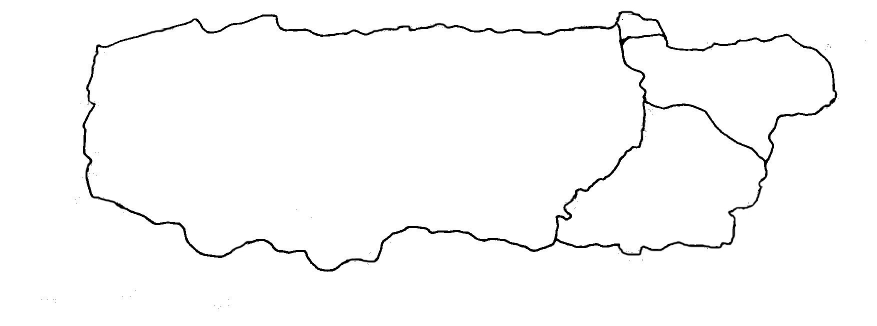
%> input picture 数学建模/code_practice/波多黎各_素.jpg, 1753 x 652 px (shown at 1/2 size)
$ octave Puerto_Rico.m   (GNU Octave 9; MATLAB toolbox functions it lacks are replaced by stand-ins)
%> lines starting %> are read from the running program, lines starting %| are printed output that depends on the picture; in (x1, y1, x2, y2) boxes, pixels count from 0 and x2, y2 are one past the last pixel; in counts of white or black regions, pixels touching at a corner belong together; the program's own positions count from 1
clear
close all
clc
%% preparation
rico=imread('波多黎各_素.jpg');
%> rico is the input picture: size 652x1753x3 uint8; min 0, max 255, mean 250.2
a=rico(:,:,1);
b=rico(:,:,2);
c=rico(:,:,3);

m=size(a,1);
%> m = 652
n=size(a,2);
%> n = 1753

hos_y=[45 78 30 239 113];
hos_x=[598 1151 1237 1302 1657];

%% 改色
for i=1:m
    for j=1:n

        if a(i,j)<200 && b(i,j)<200 && c(i,j)<200%黄色的路线改为黑色，其他为白色
            a(i,j)=0;
            b(i,j)=0;
            c(i,j)=0;
        else
            a(i,j)=255;
            b(i,j)=255;
            c(i,j)=255;
        end

    end
end
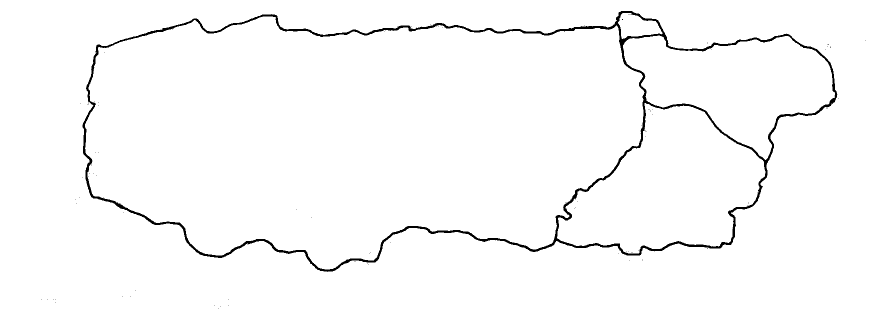
%> a: size 652x1753 uint8 (shown at 1/2 size); 98.1% white; 87 black regions (86 under 20 px), largest, box (x1, y1, x2, y2) and area: (165, 22, 1675, 544) 21624

% [53 lines of commented-out code are left out]

%% plot
new_rico(:,:,1)=a;
new_rico(:,:,2)=b;
new_rico(:,:,3)=c;
imshow(new_rico);%图中，长为x，宽为y，矩阵中颠倒

text(hos_x,hos_y,'o','color','r');
text(1209,78,'o','color','g');
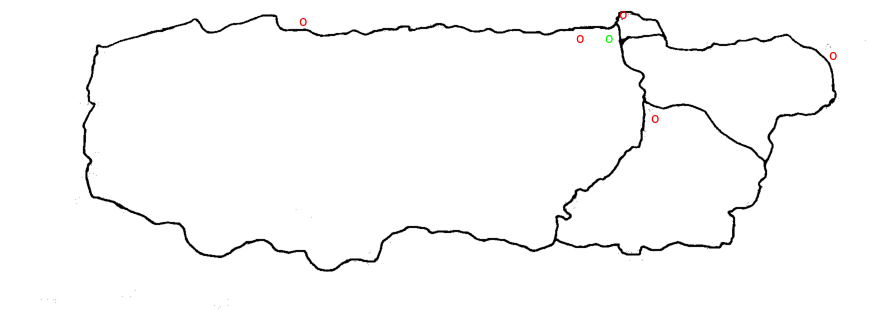
%> figure redrawn from the program's plot data; shown at 1/2 size
imwrite(new_rico,'波多黎各_原始.jpg','jpg');

save('a','a');
save('hos_x','hos_x');
save('hos_y','hos_y');

$ run again, with 数学建模/code_practice/波多黎各.jpg copied over 数学建模/code_practice/波多黎各_素.jpg
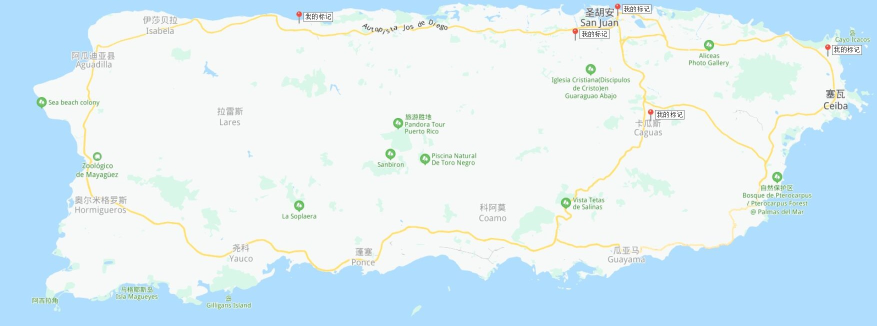
%> input picture 数学建模/code_practice/波多黎各.jpg, 1753 x 652 px (shown at 1/2 size)
%> rico is the input picture: size 652x1753x3 uint8; mean R, G, B 219.4, 237.5, 245.1
%> after the loop `for i=1:m`:
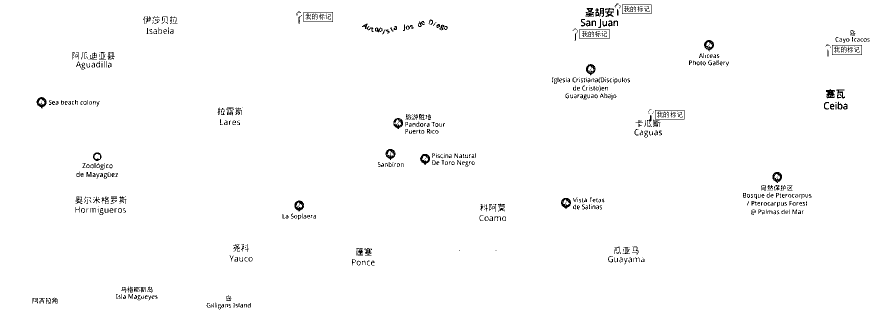
%> a: size 652x1753 uint8 (shown at 1/2 size); 98.5% white; black in thin lines or dots, all inside (x1, y1, x2, y2) = (65, 7, 1739, 619)
%> `text(1209,78,'o','color','g');`:
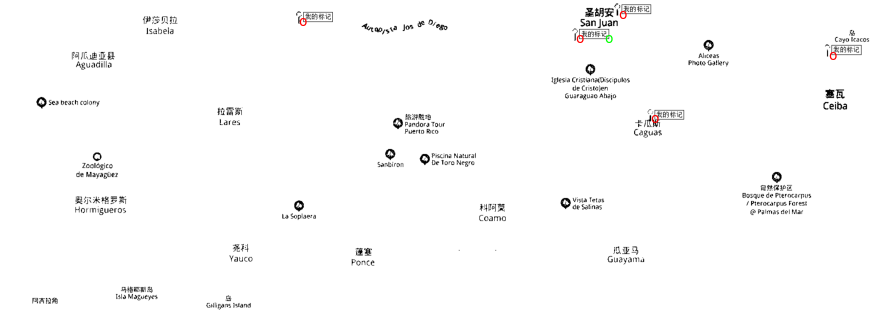
%> figure redrawn from the program's plot data; shown at 1/2 size
